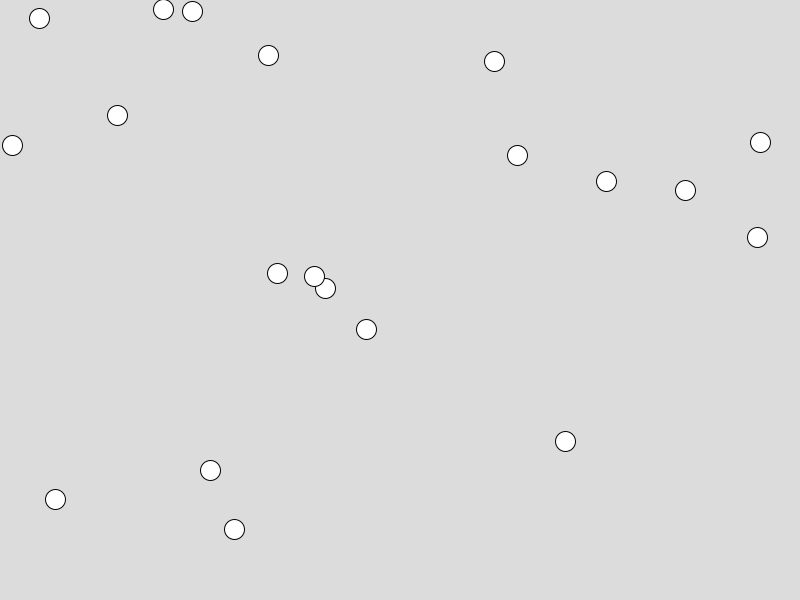
Frame 1 (no input)
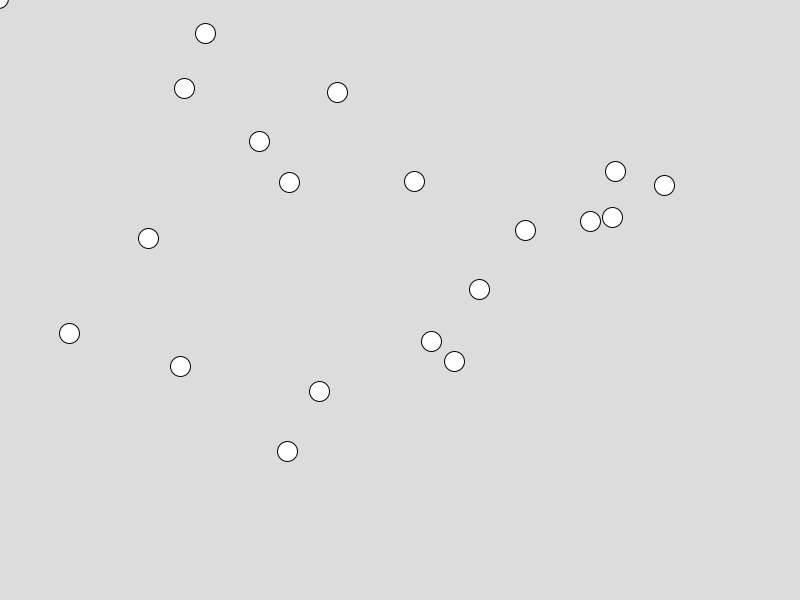
Frame 60 (the mouse pressed at the canvas centre just before this capture)
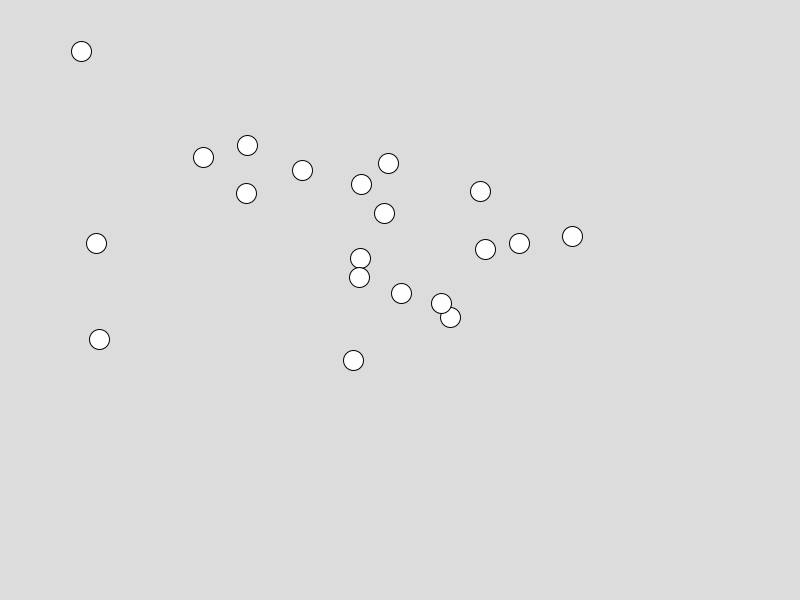
Frame 120 (the mouse held since frame 60 and released just before this capture)

The Processing sketch that drew these frames (run headless with seeded random() and noise(); from frame 60 on, the mouse is pressed at the canvas centre):

// Processing sketch: Array_De_Movil_Es__Encadenados
// ── Array_De_Movil_Es__Encadenados.pde
Movil[] moviles;
int cantidad = 20;

void setup() {
  size(800, 600);

  moviles = new Movil[cantidad];

  for (int i = 0; i < cantidad; i++) {
    moviles[i] = new Movil(random(width), random(height));
  }
}

void draw() {
  background(220);

  for (int i = 0; i < cantidad - 1; i++) {
    moviles[i].seguir(moviles[i + 1].pos);
  }

  moviles[cantidad - 1].seguir(new PVector(mouseX, mouseY));

  for (int i = 0; i < cantidad; i++) {
    moviles[i].update();
    moviles[i].display();
  }
}

class Movil {

  PVector pos;
  PVector vel;

  Movil(float x, float y) {
    pos = new PVector(x, y);
    vel = new PVector();
  }

  void seguir(PVector objetivo) {

    PVector direccion = PVector.sub(objetivo, pos);

    direccion.setMag(0.2);

    vel.add(direccion);
    vel.limit(4);
  }

  void update() {
    pos.add(vel);
    vel.mult(0.95);
  }

  void display() {
    ellipse(pos.x, pos.y, 20, 20);
  }
}
